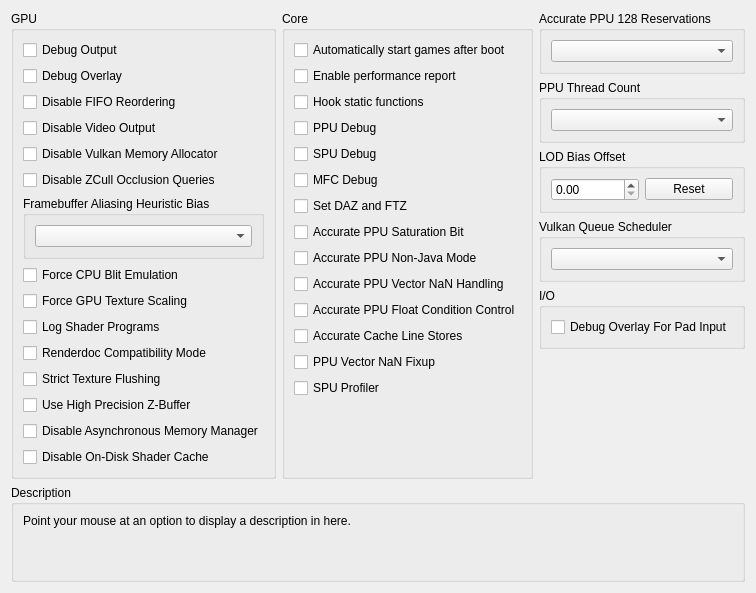
      <widget class="QWidget" name="debugTab">
       <attribute name="title">
        <string>Debug</string>
       </attribute>
       <layout class="QVBoxLayout" name="debugTab_layout" stretch="0,1,0">
        <item>
         <layout class="QHBoxLayout" name="debugTabLayout" stretch="1,1,1">
          <item>
           <widget class="QGroupBox" name="gb_debug_gpu">
            <property name="enabled">
             <bool>true</bool>
            </property>
            <property name="title">
             <string>GPU</string>
            </property>
            <property name="alignment">
             <set>Qt::AlignmentFlag::AlignLeading|Qt::AlignmentFlag::AlignLeft|Qt::AlignmentFlag::AlignTop</set>
            </property>
            <layout class="QVBoxLayout" name="gb_debug_gpu_layout">
             <item alignment="Qt::AlignmentFlag::AlignTop">
              <widget class="QCheckBox" name="debugOutput">
               <property name="text">
                <string>Debug Output</string>
               </property>
              </widget>
             </item>
             <item>
              <widget class="QCheckBox" name="debugOverlay">
               <property name="text">
                <string>Debug Overlay</string>
               </property>
              </widget>
             </item>
             <item>
              <widget class="QCheckBox" name="disableFIFOReordering">
               <property name="text">
                <string>Disable FIFO Reordering</string>
               </property>
              </widget>
             </item>
             <item>
              <widget class="QCheckBox" name="disableVideoOutput">
               <property name="text">
                <string>Disable Video Output</string>
               </property>
              </widget>
             </item>
             <item>
              <widget class="QCheckBox" name="disableVulkanMemAllocator">
               <property name="text">
                <string>Disable Vulkan Memory Allocator</string>
               </property>
              </widget>
             </item>
             <item>
              <widget class="QCheckBox" name="disableHwOcclusionQueries">
               <property name="text">
                <string>Disable ZCull Occlusion Queries</string>
               </property>
              </widget>
             </item>
             <item>
              <widget class="QGroupBox" name="gb_fbAliasingBias">
               <property name="title">
                <string>Framebuffer Aliasing Heuristic Bias</string>
               </property>
               <layout class="QVBoxLayout" name="gb_fbAliasingBias_layout">
                <item>
                 <widget class="QComboBox" name="fbAliasingBias"/>
                </item>
               </layout>
              </widget>
             </item>
             <item>
              <widget class="QCheckBox" name="forceCpuBlitEmulation">
               <property name="text">
                <string>Force CPU Blit Emulation</string>
               </property>
              </widget>
             </item>
             <item>
              <widget class="QCheckBox" name="gpuTextureScaling">
               <property name="text">
                <string>Force GPU Texture Scaling</string>
               </property>
              </widget>
             </item>
             <item>
              <widget class="QCheckBox" name="logProg">
               <property name="text">
                <string>Log Shader Programs</string>
               </property>
              </widget>
             </item>
             <item alignment="Qt::AlignmentFlag::AlignTop">
              <widget class="QCheckBox" name="renderdocCompatibility">
               <property name="enabled">
                <bool>true</bool>
               </property>
               <property name="text">
                <string>Renderdoc Compatibility Mode</string>
               </property>
              </widget>
             </item>
             <item>
              <widget class="QCheckBox" name="strictTextureFlushing">
               <property name="text">
                <string>Strict Texture Flushing</string>
               </property>
              </widget>
             </item>
             <item alignment="Qt::AlignmentFlag::AlignTop">
              <widget class="QCheckBox" name="forceHighpZ">
               <property name="text">
                <string>Use High Precision Z-Buffer</string>
               </property>
              </widget>
             </item>
             <item>
              <widget class="QCheckBox" name="disableAsyncHostMM">
               <property name="text">
                <string>Disable Asynchronous Memory Manager</string>
               </property>
              </widget>
             </item>
             <item>
              <widget class="QCheckBox" name="disableOnDiskShaderCache">
               <property name="text">
                <string>Disable On-Disk Shader Cache</string>
               </property>
              </widget>
             </item>
             <item>
              <spacer name="verticalSpacerDebugGPU">
               <property name="orientation">
                <enum>Qt::Orientation::Vertical</enum>
               </property>
               <property name="sizeType">
                <enum>QSizePolicy::Policy::MinimumExpanding</enum>
               </property>
               <property name="sizeHint" stdset="0">
                <size>
                 <width>0</width>
                 <height>0</height>
                </size>
               </property>
              </spacer>
             </item>
            </layout>
           </widget>
          </item>
          <item>
           <widget class="QGroupBox" name="gb_debug_core">
            <property name="title">
             <string>Core</string>
            </property>
            <layout class="QVBoxLayout" name="gb_debug_core_layout">
             <item>
              <widget class="QCheckBox" name="alwaysStart">
               <property name="text">
                <string>Automatically start games after boot</string>
               </property>
              </widget>
             </item>
             <item>
              <widget class="QCheckBox" name="perfReport">
               <property name="text">
                <string>Enable performance report</string>
               </property>
              </widget>
             </item>
             <item>
              <widget class="QCheckBox" name="hookStFunc">
               <property name="text">
                <string>Hook static functions</string>
               </property>
              </widget>
             </item>
             <item>
              <widget class="QCheckBox" name="ppuDebug">
               <property name="text">
                <string>PPU Debug</string>
               </property>
              </widget>
             </item>
             <item>
              <widget class="QCheckBox" name="spuDebug">
               <property name="text">
                <string>SPU Debug</string>
               </property>
              </widget>
             </item>
             <item>
              <widget class="QCheckBox" name="mfcDebug">
               <property name="text">
                <string>MFC Debug</string>
               </property>
              </widget>
             </item>
             <item>
              <widget class="QCheckBox" name="setDAZandFTZ">
               <property name="text">
                <string>Set DAZ and FTZ</string>
               </property>
              </widget>
             </item>
             <item>
              <widget class="QCheckBox" name="accuratePPUSAT">
               <property name="text">
                <string>Accurate PPU Saturation Bit</string>
               </property>
              </widget>
             </item>
             <item>
              <widget class="QCheckBox" name="accuratePPUNJ">
               <property name="text">
                <string>Accurate PPU Non-Java Mode</string>
               </property>
              </widget>
             </item>
             <item>
              <widget class="QCheckBox" name="accuratePPUVNAN">
               <property name="text">
                <string>Accurate PPU Vector NaN Handling</string>
               </property>
              </widget>
             </item>
             <item>
              <widget class="QCheckBox" name="accuratePPUFPCC">
               <property name="text">
                <string>Accurate PPU Float Condition Control</string>
               </property>
              </widget>
             </item>
             <item>
              <widget class="QCheckBox" name="accurateClineStores">
               <property name="text">
                <string>Accurate Cache Line Stores</string>
               </property>
              </widget>
             </item>
             <item>
              <widget class="QCheckBox" name="fixupPPUVNAN">
               <property name="text">
                <string>PPU Vector NaN Fixup</string>
               </property>
              </widget>
             </item>
             <item>
              <widget class="QCheckBox" name="spuProfiler">
               <property name="text">
                <string>SPU Profiler</string>
               </property>
              </widget>
             </item>
             <item>
              <spacer name="verticalSpacerDebugCore">
               <property name="orientation">
                <enum>Qt::Orientation::Vertical</enum>
               </property>
               <property name="sizeType">
                <enum>QSizePolicy::Policy::MinimumExpanding</enum>
               </property>
               <property name="sizeHint" stdset="0">
                <size>
                 <width>0</width>
                 <height>0</height>
                </size>
               </property>
              </spacer>
             </item>
            </layout>
           </widget>
          </item>
          <item>
           <widget class="QWidget" name="debug_more_stuff" native="true">
            <layout class="QVBoxLayout" name="debug_more_stuff_layout" stretch="0,0,0,0,0,1">
             <property name="leftMargin">
              <number>0</number>
             </property>
             <property name="topMargin">
              <number>0</number>
             </property>
             <property name="rightMargin">
              <number>0</number>
             </property>
             <property name="bottomMargin">
              <number>0</number>
             </property>
             <item>
              <widget class="QGroupBox" name="gb_accurate_ppu_128">
               <property name="title">
                <string>Accurate PPU 128 Reservations</string>
               </property>
               <layout class="QVBoxLayout" name="gb_accurate_ppu_128_layout">
                <item>
                 <widget class="QComboBox" name="combo_accurate_ppu_128"/>
                </item>
               </layout>
              </widget>
             </item>
             <item>
              <widget class="QGroupBox" name="gb_num_ppu_threads">
               <property name="title">
                <string>PPU Thread Count</string>
               </property>
               <layout class="QVBoxLayout" name="vbl_num_ppu_threads">
                <item>
                 <widget class="QComboBox" name="combo_num_ppu_threads"/>
                </item>
               </layout>
              </widget>
             </item>
             <item>
              <widget class="QGroupBox" name="gb_Level_of_Detail">
               <property name="title">
                <string>LOD Bias Offset</string>
               </property>
               <layout class="QVBoxLayout" name="gb_Level_of_Detail_Layout">
                <item>
                 <layout class="QHBoxLayout" name="TextureLODBiasLayout">
                  <item>
                   <widget class="QDoubleSpinBox" name="TextureLODBias"/>
                  </item>
                  <item>
                   <widget class="QPushButton" name="TextureLODBiasReset">
                    <property name="text">
                     <string>Reset</string>
                    </property>
                   </widget>
                  </item>
                 </layout>
                </item>
               </layout>
              </widget>
             </item>
             <item>
              <widget class="QGroupBox" name="gb_vulkansched">
               <property name="sizePolicy">
                <sizepolicy hsizetype="Preferred" vsizetype="Minimum">
                 <horstretch>0</horstretch>
                 <verstretch>0</verstretch>
                </sizepolicy>
               </property>
               <property name="title">
                <string>Vulkan Queue Scheduler</string>
               </property>
               <layout class="QVBoxLayout" name="gb_vksched_layout">
                <item>
                 <widget class="QComboBox" name="vulkansched"/>
                </item>
               </layout>
              </widget>
             </item>
             <item>
              <widget class="QGroupBox" name="gb_debug_io">
               <property name="title">
                <string>I/O</string>
               </property>
               <layout class="QVBoxLayout" name="gb_debug_io_layout">
                <item>
                 <widget class="QCheckBox" name="debugOverlayIO">
                  <property name="text">
                   <string>Debug Overlay For Pad Input</string>
                  </property>
                 </widget>
                </item>
                <item>
                 <spacer name="verticalSpacer">
                  <property name="orientation">
                   <enum>Qt::Orientation::Vertical</enum>
                  </property>
                  <property name="sizeType">
                   <enum>QSizePolicy::Policy::MinimumExpanding</enum>
                  </property>
                  <property name="sizeHint" stdset="0">
                   <size>
                    <width>0</width>
                    <height>0</height>
                   </size>
                  </property>
                 </spacer>
                </item>
               </layout>
              </widget>
             </item>
             <item>
              <spacer name="verticalSpacerDebugMore">
               <property name="orientation">
                <enum>Qt::Orientation::Vertical</enum>
               </property>
               <property name="sizeType">
                <enum>QSizePolicy::Policy::MinimumExpanding</enum>
               </property>
               <property name="sizeHint" stdset="0">
                <size>
                 <width>0</width>
                 <height>0</height>
                </size>
               </property>
              </spacer>
             </item>
            </layout>
           </widget>
          </item>
         </layout>
        </item>
        <item>
         <spacer name="debugTabSpacer">
          <property name="orientation">
           <enum>Qt::Orientation::Vertical</enum>
          </property>
          <property name="sizeType">
           <enum>QSizePolicy::Policy::MinimumExpanding</enum>
          </property>
          <property name="sizeHint" stdset="0">
           <size>
            <width>0</width>
            <height>0</height>
           </size>
          </property>
         </spacer>
        </item>
        <item>
         <widget class="QGroupBox" name="gb_description_debug">
          <property name="title">
           <string>Description</string>
          </property>
          <layout class="QVBoxLayout" name="gb_description_debug_layout">
           <item>
            <widget class="QLabel" name="description_debug">
             <property name="text">
              <string>Point your mouse at an option to display a description in here.


</string>
             </property>
             <property name="textFormat">
              <enum>Qt::TextFormat::PlainText</enum>
             </property>
             <property name="alignment">
              <set>Qt::AlignmentFlag::AlignLeading|Qt::AlignmentFlag::AlignLeft|Qt::AlignmentFlag::AlignTop</set>
             </property>
             <property name="wordWrap">
              <bool>true</bool>
             </property>
            </widget>
           </item>
          </layout>
         </widget>
        </item>
       </layout>
      </widget>
